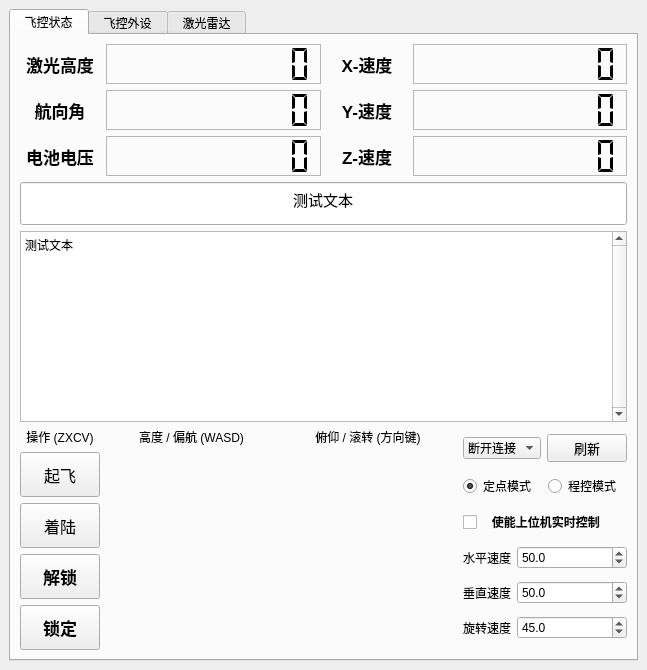
<?xml version="1.0" encoding="UTF-8"?>
<ui version="4.0">
 <class>MainWindow</class>
 <widget class="QMainWindow" name="MainWindow">
  <property name="geometry">
   <rect>
    <x>0</x>
    <y>0</y>
    <width>647</width>
    <height>670</height>
   </rect>
  </property>
  <property name="minimumSize">
   <size>
    <width>647</width>
    <height>670</height>
   </size>
  </property>
  <property name="maximumSize">
   <size>
    <width>647</width>
    <height>670</height>
   </size>
  </property>
  <property name="windowTitle">
   <string>上位机</string>
  </property>
  <property name="animated">
   <bool>true</bool>
  </property>
  <property name="dockNestingEnabled">
   <bool>false</bool>
  </property>
  <widget class="QWidget" name="centralwidget">
   <layout class="QVBoxLayout" name="verticalLayout_8" stretch="0">
    <item>
     <widget class="QTabWidget" name="tabWidget">
      <property name="minimumSize">
       <size>
        <width>0</width>
        <height>0</height>
       </size>
      </property>
      <property name="maximumSize">
       <size>
        <width>900</width>
        <height>900</height>
       </size>
      </property>
      <property name="focusPolicy">
       <enum>Qt::NoFocus</enum>
      </property>
      <property name="currentIndex">
       <number>0</number>
      </property>
      <widget class="QWidget" name="tab">
       <attribute name="title">
        <string> 飞控状态 </string>
       </attribute>
       <layout class="QVBoxLayout" name="verticalLayout_3">
        <item>
         <layout class="QVBoxLayout" name="verticalLayout_9">
          <item>
           <layout class="QHBoxLayout" name="horizontalLayout_7">
            <item>
             <layout class="QVBoxLayout" name="verticalLayout">
              <item>
               <layout class="QHBoxLayout" name="horizontalLayout" stretch="0,1">
                <item>
                 <widget class="QLabel" name="label">
                  <property name="sizePolicy">
                   <sizepolicy hsizetype="Minimum" vsizetype="Minimum">
                    <horstretch>0</horstretch>
                    <verstretch>0</verstretch>
                   </sizepolicy>
                  </property>
                  <property name="minimumSize">
                   <size>
                    <width>80</width>
                    <height>0</height>
                   </size>
                  </property>
                  <property name="font">
                   <font>
                    <pointsize>13</pointsize>
                    <bold>true</bold>
                   </font>
                  </property>
                  <property name="frameShape">
                   <enum>QFrame::NoFrame</enum>
                  </property>
                  <property name="midLineWidth">
                   <number>0</number>
                  </property>
                  <property name="text">
                   <string>激光高度</string>
                  </property>
                  <property name="alignment">
                   <set>Qt::AlignCenter</set>
                  </property>
                 </widget>
                </item>
                <item>
                 <widget class="QLCDNumber" name="lcd_h">
                  <property name="minimumSize">
                   <size>
                    <width>0</width>
                    <height>40</height>
                   </size>
                  </property>
                  <property name="font">
                   <font>
                    <pointsize>7</pointsize>
                   </font>
                  </property>
                  <property name="frameShape">
                   <enum>QFrame::StyledPanel</enum>
                  </property>
                  <property name="smallDecimalPoint">
                   <bool>true</bool>
                  </property>
                  <property name="digitCount">
                   <number>9</number>
                  </property>
                  <property name="mode">
                   <enum>QLCDNumber::Dec</enum>
                  </property>
                  <property name="segmentStyle">
                   <enum>QLCDNumber::Flat</enum>
                  </property>
                  <property name="value" stdset="0">
                   <double>0.000000000000000</double>
                  </property>
                  <property name="intValue" stdset="0">
                   <number>0</number>
                  </property>
                 </widget>
                </item>
               </layout>
              </item>
              <item>
               <layout class="QHBoxLayout" name="horizontalLayout_2" stretch="0,1">
                <item>
                 <widget class="QLabel" name="label_2">
                  <property name="sizePolicy">
                   <sizepolicy hsizetype="Minimum" vsizetype="Minimum">
                    <horstretch>0</horstretch>
                    <verstretch>0</verstretch>
                   </sizepolicy>
                  </property>
                  <property name="minimumSize">
                   <size>
                    <width>80</width>
                    <height>0</height>
                   </size>
                  </property>
                  <property name="font">
                   <font>
                    <pointsize>13</pointsize>
                    <bold>true</bold>
                   </font>
                  </property>
                  <property name="frameShape">
                   <enum>QFrame::NoFrame</enum>
                  </property>
                  <property name="midLineWidth">
                   <number>0</number>
                  </property>
                  <property name="text">
                   <string>航向角</string>
                  </property>
                  <property name="alignment">
                   <set>Qt::AlignCenter</set>
                  </property>
                 </widget>
                </item>
                <item>
                 <widget class="QLCDNumber" name="lcd_d">
                  <property name="minimumSize">
                   <size>
                    <width>0</width>
                    <height>40</height>
                   </size>
                  </property>
                  <property name="font">
                   <font>
                    <pointsize>7</pointsize>
                   </font>
                  </property>
                  <property name="frameShape">
                   <enum>QFrame::StyledPanel</enum>
                  </property>
                  <property name="smallDecimalPoint">
                   <bool>true</bool>
                  </property>
                  <property name="digitCount">
                   <number>9</number>
                  </property>
                  <property name="mode">
                   <enum>QLCDNumber::Dec</enum>
                  </property>
                  <property name="segmentStyle">
                   <enum>QLCDNumber::Flat</enum>
                  </property>
                  <property name="value" stdset="0">
                   <double>0.000000000000000</double>
                  </property>
                  <property name="intValue" stdset="0">
                   <number>0</number>
                  </property>
                 </widget>
                </item>
               </layout>
              </item>
              <item>
               <layout class="QHBoxLayout" name="horizontalLayout_3" stretch="0,1">
                <item>
                 <widget class="QLabel" name="label_3">
                  <property name="sizePolicy">
                   <sizepolicy hsizetype="Minimum" vsizetype="Minimum">
                    <horstretch>0</horstretch>
                    <verstretch>0</verstretch>
                   </sizepolicy>
                  </property>
                  <property name="minimumSize">
                   <size>
                    <width>80</width>
                    <height>0</height>
                   </size>
                  </property>
                  <property name="font">
                   <font>
                    <pointsize>13</pointsize>
                    <bold>true</bold>
                   </font>
                  </property>
                  <property name="frameShape">
                   <enum>QFrame::NoFrame</enum>
                  </property>
                  <property name="midLineWidth">
                   <number>0</number>
                  </property>
                  <property name="text">
                   <string>电池电压</string>
                  </property>
                  <property name="alignment">
                   <set>Qt::AlignCenter</set>
                  </property>
                 </widget>
                </item>
                <item>
                 <widget class="QLCDNumber" name="lcd_v">
                  <property name="minimumSize">
                   <size>
                    <width>0</width>
                    <height>40</height>
                   </size>
                  </property>
                  <property name="font">
                   <font>
                    <pointsize>7</pointsize>
                   </font>
                  </property>
                  <property name="frameShape">
                   <enum>QFrame::StyledPanel</enum>
                  </property>
                  <property name="smallDecimalPoint">
                   <bool>true</bool>
                  </property>
                  <property name="digitCount">
                   <number>9</number>
                  </property>
                  <property name="mode">
                   <enum>QLCDNumber::Dec</enum>
                  </property>
                  <property name="segmentStyle">
                   <enum>QLCDNumber::Flat</enum>
                  </property>
                  <property name="value" stdset="0">
                   <double>0.000000000000000</double>
                  </property>
                  <property name="intValue" stdset="0">
                   <number>0</number>
                  </property>
                 </widget>
                </item>
               </layout>
              </item>
             </layout>
            </item>
            <item>
             <layout class="QVBoxLayout" name="verticalLayout_2">
              <item>
               <layout class="QHBoxLayout" name="horizontalLayout_6" stretch="0,1">
                <item>
                 <widget class="QLabel" name="label_6">
                  <property name="sizePolicy">
                   <sizepolicy hsizetype="Minimum" vsizetype="Minimum">
                    <horstretch>0</horstretch>
                    <verstretch>0</verstretch>
                   </sizepolicy>
                  </property>
                  <property name="minimumSize">
                   <size>
                    <width>80</width>
                    <height>0</height>
                   </size>
                  </property>
                  <property name="font">
                   <font>
                    <pointsize>13</pointsize>
                    <bold>true</bold>
                   </font>
                  </property>
                  <property name="frameShape">
                   <enum>QFrame::NoFrame</enum>
                  </property>
                  <property name="midLineWidth">
                   <number>0</number>
                  </property>
                  <property name="text">
                   <string>X-速度</string>
                  </property>
                  <property name="alignment">
                   <set>Qt::AlignCenter</set>
                  </property>
                 </widget>
                </item>
                <item>
                 <widget class="QLCDNumber" name="lcd_x">
                  <property name="minimumSize">
                   <size>
                    <width>0</width>
                    <height>40</height>
                   </size>
                  </property>
                  <property name="font">
                   <font>
                    <pointsize>7</pointsize>
                   </font>
                  </property>
                  <property name="frameShape">
                   <enum>QFrame::StyledPanel</enum>
                  </property>
                  <property name="smallDecimalPoint">
                   <bool>true</bool>
                  </property>
                  <property name="digitCount">
                   <number>9</number>
                  </property>
                  <property name="mode">
                   <enum>QLCDNumber::Dec</enum>
                  </property>
                  <property name="segmentStyle">
                   <enum>QLCDNumber::Flat</enum>
                  </property>
                  <property name="value" stdset="0">
                   <double>0.000000000000000</double>
                  </property>
                  <property name="intValue" stdset="0">
                   <number>0</number>
                  </property>
                 </widget>
                </item>
               </layout>
              </item>
              <item>
               <layout class="QHBoxLayout" name="horizontalLayout_4" stretch="0,1">
                <item>
                 <widget class="QLabel" name="label_4">
                  <property name="sizePolicy">
                   <sizepolicy hsizetype="Minimum" vsizetype="Minimum">
                    <horstretch>0</horstretch>
                    <verstretch>0</verstretch>
                   </sizepolicy>
                  </property>
                  <property name="minimumSize">
                   <size>
                    <width>80</width>
                    <height>0</height>
                   </size>
                  </property>
                  <property name="font">
                   <font>
                    <pointsize>13</pointsize>
                    <bold>true</bold>
                   </font>
                  </property>
                  <property name="frameShape">
                   <enum>QFrame::NoFrame</enum>
                  </property>
                  <property name="midLineWidth">
                   <number>0</number>
                  </property>
                  <property name="text">
                   <string>Y-速度</string>
                  </property>
                  <property name="alignment">
                   <set>Qt::AlignCenter</set>
                  </property>
                 </widget>
                </item>
                <item>
                 <widget class="QLCDNumber" name="lcd_y">
                  <property name="minimumSize">
                   <size>
                    <width>0</width>
                    <height>40</height>
                   </size>
                  </property>
                  <property name="font">
                   <font>
                    <pointsize>7</pointsize>
                   </font>
                  </property>
                  <property name="frameShape">
                   <enum>QFrame::StyledPanel</enum>
                  </property>
                  <property name="smallDecimalPoint">
                   <bool>true</bool>
                  </property>
                  <property name="digitCount">
                   <number>9</number>
                  </property>
                  <property name="mode">
                   <enum>QLCDNumber::Dec</enum>
                  </property>
                  <property name="segmentStyle">
                   <enum>QLCDNumber::Flat</enum>
                  </property>
                  <property name="value" stdset="0">
                   <double>0.000000000000000</double>
                  </property>
                  <property name="intValue" stdset="0">
                   <number>0</number>
                  </property>
                 </widget>
                </item>
               </layout>
              </item>
              <item>
               <layout class="QHBoxLayout" name="horizontalLayout_5" stretch="0,1">
                <item>
                 <widget class="QLabel" name="label_5">
                  <property name="sizePolicy">
                   <sizepolicy hsizetype="Minimum" vsizetype="Minimum">
                    <horstretch>0</horstretch>
                    <verstretch>0</verstretch>
                   </sizepolicy>
                  </property>
                  <property name="minimumSize">
                   <size>
                    <width>80</width>
                    <height>0</height>
                   </size>
                  </property>
                  <property name="font">
                   <font>
                    <pointsize>13</pointsize>
                    <bold>true</bold>
                   </font>
                  </property>
                  <property name="frameShape">
                   <enum>QFrame::NoFrame</enum>
                  </property>
                  <property name="midLineWidth">
                   <number>0</number>
                  </property>
                  <property name="text">
                   <string>Z-速度</string>
                  </property>
                  <property name="alignment">
                   <set>Qt::AlignCenter</set>
                  </property>
                 </widget>
                </item>
                <item>
                 <widget class="QLCDNumber" name="lcd_z">
                  <property name="minimumSize">
                   <size>
                    <width>0</width>
                    <height>40</height>
                   </size>
                  </property>
                  <property name="font">
                   <font>
                    <pointsize>7</pointsize>
                   </font>
                  </property>
                  <property name="frameShape">
                   <enum>QFrame::StyledPanel</enum>
                  </property>
                  <property name="smallDecimalPoint">
                   <bool>true</bool>
                  </property>
                  <property name="digitCount">
                   <number>9</number>
                  </property>
                  <property name="mode">
                   <enum>QLCDNumber::Dec</enum>
                  </property>
                  <property name="segmentStyle">
                   <enum>QLCDNumber::Flat</enum>
                  </property>
                  <property name="value" stdset="0">
                   <double>0.000000000000000</double>
                  </property>
                  <property name="intValue" stdset="0">
                   <number>0</number>
                  </property>
                 </widget>
                </item>
               </layout>
              </item>
             </layout>
            </item>
           </layout>
          </item>
          <item>
           <layout class="QHBoxLayout" name="horizontalLayout_15" stretch="1">
            <item>
             <widget class="QLineEdit" name="line_info">
              <property name="minimumSize">
               <size>
                <width>0</width>
                <height>43</height>
               </size>
              </property>
              <property name="font">
               <font>
                <pointsize>11</pointsize>
               </font>
              </property>
              <property name="focusPolicy">
               <enum>Qt::NoFocus</enum>
              </property>
              <property name="text">
               <string>测试文本</string>
              </property>
              <property name="alignment">
               <set>Qt::AlignCenter</set>
              </property>
              <property name="dragEnabled">
               <bool>true</bool>
              </property>
              <property name="readOnly">
               <bool>true</bool>
              </property>
              <property name="placeholderText">
               <string/>
              </property>
             </widget>
            </item>
           </layout>
          </item>
          <item>
           <layout class="QHBoxLayout" name="horizontalLayout_16">
            <item>
             <widget class="QPlainTextEdit" name="text_log">
              <property name="font">
               <font>
                <pointsize>9</pointsize>
               </font>
              </property>
              <property name="focusPolicy">
               <enum>Qt::NoFocus</enum>
              </property>
              <property name="verticalScrollBarPolicy">
               <enum>Qt::ScrollBarAlwaysOn</enum>
              </property>
              <property name="horizontalScrollBarPolicy">
               <enum>Qt::ScrollBarAlwaysOff</enum>
              </property>
              <property name="undoRedoEnabled">
               <bool>false</bool>
              </property>
              <property name="readOnly">
               <bool>true</bool>
              </property>
              <property name="plainText">
               <string>测试文本</string>
              </property>
             </widget>
            </item>
           </layout>
          </item>
          <item>
           <layout class="QHBoxLayout" name="horizontalLayout_10" stretch="0,1,0">
            <item>
             <layout class="QVBoxLayout" name="verticalLayout_4" stretch="0,1,1,1,1">
              <item>
               <widget class="QLabel" name="label_13">
                <property name="text">
                 <string>操作 (ZXCV)</string>
                </property>
                <property name="alignment">
                 <set>Qt::AlignCenter</set>
                </property>
               </widget>
              </item>
              <item>
               <widget class="QPushButton" name="btn_takeoff">
                <property name="minimumSize">
                 <size>
                  <width>0</width>
                  <height>45</height>
                 </size>
                </property>
                <property name="font">
                 <font>
                  <pointsize>12</pointsize>
                  <bold>false</bold>
                 </font>
                </property>
                <property name="focusPolicy">
                 <enum>Qt::NoFocus</enum>
                </property>
                <property name="text">
                 <string>起飞</string>
                </property>
               </widget>
              </item>
              <item>
               <widget class="QPushButton" name="btn_land">
                <property name="minimumSize">
                 <size>
                  <width>0</width>
                  <height>45</height>
                 </size>
                </property>
                <property name="font">
                 <font>
                  <pointsize>12</pointsize>
                  <bold>false</bold>
                 </font>
                </property>
                <property name="focusPolicy">
                 <enum>Qt::NoFocus</enum>
                </property>
                <property name="text">
                 <string>着陆</string>
                </property>
               </widget>
              </item>
              <item>
               <widget class="QPushButton" name="btn_unlock">
                <property name="minimumSize">
                 <size>
                  <width>0</width>
                  <height>45</height>
                 </size>
                </property>
                <property name="font">
                 <font>
                  <pointsize>13</pointsize>
                  <italic>false</italic>
                  <bold>true</bold>
                  <stylestrategy>PreferAntialias</stylestrategy>
                 </font>
                </property>
                <property name="focusPolicy">
                 <enum>Qt::NoFocus</enum>
                </property>
                <property name="text">
                 <string>解锁</string>
                </property>
               </widget>
              </item>
              <item>
               <widget class="QPushButton" name="btn_lock">
                <property name="minimumSize">
                 <size>
                  <width>0</width>
                  <height>45</height>
                 </size>
                </property>
                <property name="font">
                 <font>
                  <pointsize>13</pointsize>
                  <italic>false</italic>
                  <bold>true</bold>
                  <stylestrategy>PreferAntialias</stylestrategy>
                 </font>
                </property>
                <property name="focusPolicy">
                 <enum>Qt::NoFocus</enum>
                </property>
                <property name="text">
                 <string>锁定</string>
                </property>
               </widget>
              </item>
             </layout>
            </item>
            <item>
             <layout class="QHBoxLayout" name="horizontalLayout_8">
              <property name="topMargin">
               <number>0</number>
              </property>
              <property name="rightMargin">
               <number>4</number>
              </property>
              <item>
               <layout class="QVBoxLayout" name="verticalLayout_6" stretch="0,1">
                <item>
                 <widget class="QLabel" name="label_11">
                  <property name="text">
                   <string>高度 / 偏航 (WASD)</string>
                  </property>
                  <property name="alignment">
                   <set>Qt::AlignCenter</set>
                  </property>
                 </widget>
                </item>
                <item>
                 <widget class="Joystick" name="jotstick2" native="true"/>
                </item>
               </layout>
              </item>
              <item>
               <layout class="QVBoxLayout" name="verticalLayout_5" stretch="0,1">
                <item>
                 <widget class="QLabel" name="label_10">
                  <property name="text">
                   <string>俯仰 / 滚转 (方向键)</string>
                  </property>
                  <property name="alignment">
                   <set>Qt::AlignCenter</set>
                  </property>
                 </widget>
                </item>
                <item>
                 <widget class="Joystick" name="jotstick1" native="true"/>
                </item>
               </layout>
              </item>
             </layout>
            </item>
            <item>
             <layout class="QVBoxLayout" name="verticalLayout_7">
              <item>
               <layout class="QHBoxLayout" name="horizontalLayout_17" stretch="0,1,0">
                <item>
                 <layout class="QHBoxLayout" name="horizontalLayout_14"/>
                </item>
                <item>
                 <widget class="QComboBox" name="combo_serial">
                  <property name="font">
                   <font>
                    <pointsize>9</pointsize>
                   </font>
                  </property>
                  <property name="focusPolicy">
                   <enum>Qt::NoFocus</enum>
                  </property>
                  <item>
                   <property name="text">
                    <string>断开连接</string>
                   </property>
                  </item>
                 </widget>
                </item>
                <item>
                 <widget class="QPushButton" name="btn_serial_update">
                  <property name="font">
                   <font>
                    <pointsize>10</pointsize>
                    <kerning>true</kerning>
                   </font>
                  </property>
                  <property name="focusPolicy">
                   <enum>Qt::NoFocus</enum>
                  </property>
                  <property name="text">
                   <string>刷新</string>
                  </property>
                  <property name="iconSize">
                   <size>
                    <width>0</width>
                    <height>0</height>
                   </size>
                  </property>
                 </widget>
                </item>
               </layout>
              </item>
              <item>
               <layout class="QHBoxLayout" name="horizontalLayout_20">
                <item>
                 <widget class="QRadioButton" name="radio_control_realtime">
                  <property name="focusPolicy">
                   <enum>Qt::NoFocus</enum>
                  </property>
                  <property name="text">
                   <string>定点模式</string>
                  </property>
                  <property name="checked">
                   <bool>true</bool>
                  </property>
                  <attribute name="buttonGroup">
                   <string notr="true">buttonGroup</string>
                  </attribute>
                 </widget>
                </item>
                <item>
                 <widget class="QRadioButton" name="radio_control_flow">
                  <property name="focusPolicy">
                   <enum>Qt::NoFocus</enum>
                  </property>
                  <property name="text">
                   <string>程控模式</string>
                  </property>
                  <attribute name="buttonGroup">
                   <string notr="true">buttonGroup</string>
                  </attribute>
                 </widget>
                </item>
               </layout>
              </item>
              <item>
               <widget class="QCheckBox" name="check_enable_ctl">
                <property name="font">
                 <font>
                  <italic>false</italic>
                  <bold>true</bold>
                 </font>
                </property>
                <property name="focusPolicy">
                 <enum>Qt::NoFocus</enum>
                </property>
                <property name="layoutDirection">
                 <enum>Qt::LeftToRight</enum>
                </property>
                <property name="text">
                 <string>   使能上位机实时控制</string>
                </property>
               </widget>
              </item>
              <item>
               <layout class="QHBoxLayout" name="horizontalLayout_11" stretch="0,1">
                <item>
                 <widget class="QLabel" name="label_7">
                  <property name="font">
                   <font>
                    <pointsize>9</pointsize>
                   </font>
                  </property>
                  <property name="text">
                   <string>水平速度</string>
                  </property>
                 </widget>
                </item>
                <item>
                 <widget class="QDoubleSpinBox" name="box_hori_param">
                  <property name="minimumSize">
                   <size>
                    <width>20</width>
                    <height>0</height>
                   </size>
                  </property>
                  <property name="font">
                   <font>
                    <pointsize>9</pointsize>
                   </font>
                  </property>
                  <property name="focusPolicy">
                   <enum>Qt::NoFocus</enum>
                  </property>
                  <property name="decimals">
                   <number>1</number>
                  </property>
                  <property name="maximum">
                   <double>100.000000000000000</double>
                  </property>
                  <property name="singleStep">
                   <double>5.000000000000000</double>
                  </property>
                  <property name="value">
                   <double>50.000000000000000</double>
                  </property>
                 </widget>
                </item>
               </layout>
              </item>
              <item>
               <layout class="QHBoxLayout" name="horizontalLayout_12" stretch="0,1">
                <item>
                 <widget class="QLabel" name="label_8">
                  <property name="font">
                   <font>
                    <pointsize>9</pointsize>
                   </font>
                  </property>
                  <property name="text">
                   <string>垂直速度</string>
                  </property>
                 </widget>
                </item>
                <item>
                 <widget class="QDoubleSpinBox" name="box_vert_param">
                  <property name="minimumSize">
                   <size>
                    <width>20</width>
                    <height>0</height>
                   </size>
                  </property>
                  <property name="font">
                   <font>
                    <pointsize>9</pointsize>
                   </font>
                  </property>
                  <property name="focusPolicy">
                   <enum>Qt::NoFocus</enum>
                  </property>
                  <property name="decimals">
                   <number>1</number>
                  </property>
                  <property name="maximum">
                   <double>100.000000000000000</double>
                  </property>
                  <property name="singleStep">
                   <double>5.000000000000000</double>
                  </property>
                  <property name="value">
                   <double>50.000000000000000</double>
                  </property>
                 </widget>
                </item>
               </layout>
              </item>
              <item>
               <layout class="QHBoxLayout" name="horizontalLayout_21" stretch="0,1">
                <item>
                 <widget class="QLabel" name="label_12">
                  <property name="font">
                   <font>
                    <pointsize>9</pointsize>
                   </font>
                  </property>
                  <property name="text">
                   <string>旋转速度</string>
                  </property>
                 </widget>
                </item>
                <item>
                 <widget class="QDoubleSpinBox" name="box_spin_param">
                  <property name="minimumSize">
                   <size>
                    <width>20</width>
                    <height>0</height>
                   </size>
                  </property>
                  <property name="font">
                   <font>
                    <pointsize>9</pointsize>
                   </font>
                  </property>
                  <property name="focusPolicy">
                   <enum>Qt::NoFocus</enum>
                  </property>
                  <property name="decimals">
                   <number>1</number>
                  </property>
                  <property name="maximum">
                   <double>100.000000000000000</double>
                  </property>
                  <property name="singleStep">
                   <double>5.000000000000000</double>
                  </property>
                  <property name="value">
                   <double>45.000000000000000</double>
                  </property>
                 </widget>
                </item>
               </layout>
              </item>
             </layout>
            </item>
           </layout>
          </item>
         </layout>
        </item>
       </layout>
      </widget>
      <widget class="QWidget" name="tab_2">
       <attribute name="title">
        <string> 飞控外设 </string>
       </attribute>
       <layout class="QVBoxLayout" name="verticalLayout_12">
        <item>
         <layout class="QGridLayout" name="gridLayout">
          <property name="spacing">
           <number>36</number>
          </property>
          <item row="3" column="2">
           <widget class="QPushButton" name="btn_pwm_3">
            <property name="minimumSize">
             <size>
              <width>0</width>
              <height>92</height>
             </size>
            </property>
            <property name="font">
             <font>
              <pointsize>10</pointsize>
              <bold>false</bold>
             </font>
            </property>
            <property name="text">
             <string>PWM 3</string>
            </property>
            <property name="shortcut">
             <string>W</string>
            </property>
           </widget>
          </item>
          <item row="0" column="2">
           <widget class="QPushButton" name="btn_pwm_0">
            <property name="minimumSize">
             <size>
              <width>0</width>
              <height>92</height>
             </size>
            </property>
            <property name="font">
             <font>
              <pointsize>10</pointsize>
              <bold>false</bold>
             </font>
            </property>
            <property name="text">
             <string>PWM 0</string>
            </property>
            <property name="shortcut">
             <string>W</string>
            </property>
           </widget>
          </item>
          <item row="1" column="2">
           <widget class="QPushButton" name="btn_pwm_1">
            <property name="minimumSize">
             <size>
              <width>0</width>
              <height>92</height>
             </size>
            </property>
            <property name="font">
             <font>
              <pointsize>10</pointsize>
              <bold>false</bold>
             </font>
            </property>
            <property name="text">
             <string>PWM 1</string>
            </property>
            <property name="shortcut">
             <string>W</string>
            </property>
           </widget>
          </item>
          <item row="3" column="3">
           <widget class="QPushButton" name="btn_io_3">
            <property name="minimumSize">
             <size>
              <width>0</width>
              <height>92</height>
             </size>
            </property>
            <property name="font">
             <font>
              <pointsize>10</pointsize>
              <bold>false</bold>
             </font>
            </property>
            <property name="text">
             <string>数字输出 3</string>
            </property>
            <property name="shortcut">
             <string>W</string>
            </property>
           </widget>
          </item>
          <item row="2" column="2">
           <widget class="QPushButton" name="btn_pwm_2">
            <property name="minimumSize">
             <size>
              <width>0</width>
              <height>92</height>
             </size>
            </property>
            <property name="font">
             <font>
              <pointsize>10</pointsize>
              <bold>false</bold>
             </font>
            </property>
            <property name="text">
             <string>PWM 2</string>
            </property>
            <property name="shortcut">
             <string>W</string>
            </property>
           </widget>
          </item>
          <item row="2" column="3">
           <widget class="QPushButton" name="btn_io_2">
            <property name="minimumSize">
             <size>
              <width>0</width>
              <height>92</height>
             </size>
            </property>
            <property name="font">
             <font>
              <pointsize>10</pointsize>
              <bold>false</bold>
             </font>
            </property>
            <property name="text">
             <string>数字输出 2</string>
            </property>
            <property name="shortcut">
             <string>W</string>
            </property>
           </widget>
          </item>
          <item row="1" column="1">
           <widget class="QPushButton" name="btn_pod">
            <property name="minimumSize">
             <size>
              <width>0</width>
              <height>92</height>
             </size>
            </property>
            <property name="font">
             <font>
              <pointsize>10</pointsize>
              <bold>false</bold>
             </font>
            </property>
            <property name="text">
             <string>吊舱</string>
            </property>
            <property name="shortcut">
             <string>W</string>
            </property>
           </widget>
          </item>
          <item row="2" column="1">
           <widget class="QPushButton" name="btn_indicator">
            <property name="minimumSize">
             <size>
              <width>0</width>
              <height>92</height>
             </size>
            </property>
            <property name="font">
             <font>
              <pointsize>10</pointsize>
              <bold>false</bold>
             </font>
            </property>
            <property name="text">
             <string>板载RGB</string>
            </property>
            <property name="shortcut">
             <string>W</string>
            </property>
           </widget>
          </item>
          <item row="1" column="3">
           <widget class="QPushButton" name="btn_io_1">
            <property name="minimumSize">
             <size>
              <width>0</width>
              <height>92</height>
             </size>
            </property>
            <property name="font">
             <font>
              <pointsize>10</pointsize>
              <bold>false</bold>
             </font>
            </property>
            <property name="text">
             <string>数字输出 1</string>
            </property>
            <property name="shortcut">
             <string>W</string>
            </property>
           </widget>
          </item>
          <item row="3" column="1">
           <widget class="QPushButton" name="btn_rgb_12">
            <property name="minimumSize">
             <size>
              <width>0</width>
              <height>92</height>
             </size>
            </property>
            <property name="font">
             <font>
              <pointsize>10</pointsize>
              <bold>false</bold>
             </font>
            </property>
            <property name="text">
             <string>N/A</string>
            </property>
            <property name="shortcut">
             <string>W</string>
            </property>
           </widget>
          </item>
          <item row="0" column="3">
           <widget class="QPushButton" name="btn_io_0">
            <property name="minimumSize">
             <size>
              <width>0</width>
              <height>92</height>
             </size>
            </property>
            <property name="font">
             <font>
              <pointsize>10</pointsize>
              <bold>false</bold>
             </font>
            </property>
            <property name="text">
             <string>数字输出 0</string>
            </property>
            <property name="shortcut">
             <string>W</string>
            </property>
           </widget>
          </item>
          <item row="0" column="1">
           <widget class="QPushButton" name="btn_rgb">
            <property name="minimumSize">
             <size>
              <width>0</width>
              <height>92</height>
             </size>
            </property>
            <property name="font">
             <font>
              <pointsize>10</pointsize>
              <bold>false</bold>
             </font>
            </property>
            <property name="text">
             <string>WS2812</string>
            </property>
            <property name="shortcut">
             <string>W</string>
            </property>
           </widget>
          </item>
         </layout>
        </item>
       </layout>
      </widget>
      <widget class="QWidget" name="tab_4">
       <attribute name="title">
        <string> 激光雷达 </string>
       </attribute>
       <layout class="QVBoxLayout" name="verticalLayout_11">
        <item>
         <layout class="QVBoxLayout" name="verticalLayout_10" stretch="0">
          <property name="spacing">
           <number>0</number>
          </property>
          <item>
           <widget class="QLabel" name="label_radar_image">
            <property name="text">
             <string/>
            </property>
            <property name="alignment">
             <set>Qt::AlignCenter</set>
            </property>
           </widget>
          </item>
         </layout>
        </item>
       </layout>
      </widget>
     </widget>
    </item>
   </layout>
  </widget>
 </widget>
 <customwidgets>
  <customwidget>
   <class>Joystick</class>
   <extends>QWidget</extends>
   <header>fc_gui.joystick</header>
   <container>1</container>
  </customwidget>
 </customwidgets>
 <resources/>
 <connections/>
 <buttongroups>
  <buttongroup name="buttonGroup"/>
 </buttongroups>
</ui>
